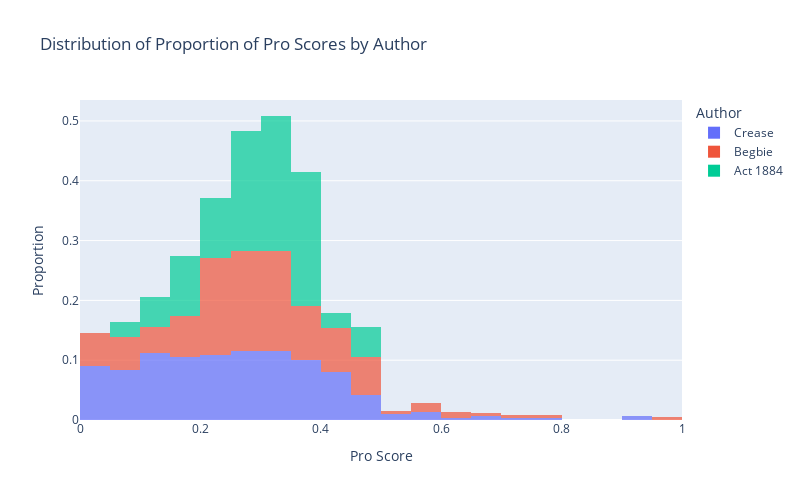

Notebook code for this chart:
### Code cell
# Plot histogram for Pro scores (proportion)
fig_pro = px.histogram(
    df_scores,
    x="Pro",
    color="Author",
    title="Distribution of Proportion of Pro Scores by Author ",
    nbins=30,
    opacity=0.7,
    labels={"Pro": "Pro Score"},
    histnorm="probability" 
)
fig_pro.update_layout(
    xaxis_title="Pro Score",
    yaxis_title="Proportion",
    width=800,
    height=500
)
fig_pro.show()

### Figure 1 — Plotly figure (JSON) as saved in the notebook; plotly's stock layout.template omitted (floating-point values rounded to 4 significant figures; data arrays with more than 128 entries replaced by an {"elided": "..."} marker saying what was removed)
{"data": [{"bingroup": "x", "histnorm": "probability", "hovertemplate": "Author=Crease<br>Pro Score=%{x}<br>probability=%{y}<extra></extra>", "legendgroup": "Crease", "marker": {"color": "#636efa", "opacity": 0.7, "pattern": {"shape": ""}}, "name": "Crease", "nbinsx": 30, "orientation": "v", "showlegend": true, "type": "histogram", "x": {"elided": "287 float values"}, "xaxis": "x", "yaxis": "y"}, {"bingroup": "x", "histnorm": "probability", "hovertemplate": "Author=Begbie<br>Pro Score=%{x}<br>probability=%{y}<extra></extra>", "legendgroup": "Begbie", "marker": {"color": "#EF553B", "opacity": 0.7, "pattern": {"shape": ""}}, "name": "Begbie", "nbinsx": 30, "orientation": "v", "showlegend": true, "type": "histogram", "x": {"elided": "202 float values"}, "xaxis": "x", "yaxis": "y"}, {"bingroup": "x", "histnorm": "probability", "hovertemplate": "Author=Act 1884<br>Pro Score=%{x}<br>probability=%{y}<extra></extra>", "legendgroup": "Act 1884", "marker": {"color": "#00cc96", "opacity": 0.7, "pattern": {"shape": ""}}, "name": "Act 1884", "nbinsx": 30, "orientation": "v", "showlegend": true, "type": "histogram", "x": [0.1615, 0.08025, 0.2942, 0.293, 0.3245, 0.364, 0.1973, 0.4619, 0.1638, 0.3405, 0.1733, 0.2028, 0.1353, 0.3739, 0.3347, 0.2778, 0.3865, 0.3699, 0.3766, 0.2777, 0.24, 0.2544, 0.3059, 0.1396, 0.2855, 0.2572, 0.3439, 0.3899, 0.3423, 0.3221, 0.3654, 0.3903, 0.2921, 0.3019, 0.3604, 0.25, 0.4526, 0.3026, 0.4053, 0.24], "xaxis": "x", "yaxis": "y"}], "layout": {"barmode": "relative", "height": 500, "legend": {"title": {"text": "Author"}, "tracegroupgap": 0}, "title": {"text": "Distribution of Proportion of Pro Scores by Author "}, "width": 800, "xaxis": {"anchor": "y", "domain": [0, 1], "title": {"text": "Pro Score"}}, "yaxis": {"anchor": "x", "domain": [0, 1], "title": {"text": "Proportion"}}}}
